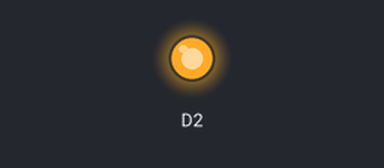
This sketch was run on a simulated ESP8266 (NodeMCU). Shown: output pins drawn as LEDs (lit = HIGH).

Above: at 0.02 s.
At 2.5 s:
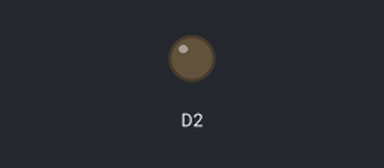
Timing chart, 0 to 6.6 s (numbered marks = the images above):
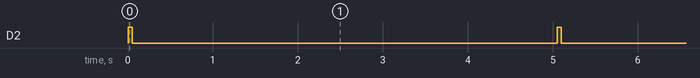

Measured:
- by itself, D2: alternates HIGH for 0.05 s and LOW for 5.0 s

The sketch:

relay_lock_test.ino
```cpp
void setup() {
  // put your setup code here, to run once:
  pinMode(D2, OUTPUT); //
  digitalWrite(D2, LOW);
}

void loop() {
  // put your main code here, to run repeatedly:
  digitalWrite(D2, HIGH);
  delay(50);
  digitalWrite(D2, LOW);
  delay(5000);
}
```
